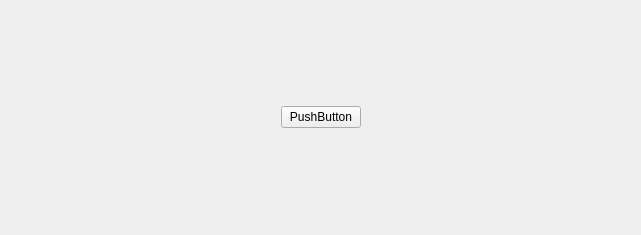
<?xml version="1.0" encoding="UTF-8"?>
<ui version="4.0">
 <class>ButtonGroupClass</class>
 <widget class="QWidget" name="ButtonGroupClass">
  <property name="geometry">
   <rect>
    <x>0</x>
    <y>0</y>
    <width>641</width>
    <height>235</height>
   </rect>
  </property>
  <property name="windowTitle">
   <string>ButtonGroup</string>
  </property>
  <layout class="QVBoxLayout" name="verticalLayout">
   <property name="spacing">
    <number>0</number>
   </property>
   <property name="leftMargin">
    <number>0</number>
   </property>
   <property name="topMargin">
    <number>0</number>
   </property>
   <property name="rightMargin">
    <number>0</number>
   </property>
   <property name="bottomMargin">
    <number>0</number>
   </property>
   <item>
    <widget class="QStackedWidget" name="stackedWidget">
     <property name="currentIndex">
      <number>3</number>
     </property>
     <widget class="QWidget" name="startGamePage">
      <layout class="QHBoxLayout" name="horizontalLayout">
       <item>
        <spacer name="horizontalSpacer">
         <property name="orientation">
          <enum>Qt::Orientation::Horizontal</enum>
         </property>
         <property name="sizeHint" stdset="0">
          <size>
           <width>265</width>
           <height>20</height>
          </size>
         </property>
        </spacer>
       </item>
       <item>
        <widget class="MyButton" name="starGameButton">
         <property name="text">
          <string>PushButton</string>
         </property>
        </widget>
       </item>
       <item>
        <spacer name="horizontalSpacer_2">
         <property name="orientation">
          <enum>Qt::Orientation::Horizontal</enum>
         </property>
         <property name="sizeHint" stdset="0">
          <size>
           <width>265</width>
           <height>20</height>
          </size>
         </property>
        </spacer>
       </item>
      </layout>
     </widget>
     <widget class="QWidget" name="callAndGrabPage">
      <layout class="QHBoxLayout" name="horizontalLayout_4">
       <item>
        <spacer name="horizontalSpacer_8">
         <property name="orientation">
          <enum>Qt::Orientation::Horizontal</enum>
         </property>
         <property name="sizeHint" stdset="0">
          <size>
           <width>117</width>
           <height>20</height>
          </size>
         </property>
        </spacer>
       </item>
       <item>
        <widget class="MyButton" name="refuseLordButton">
         <property name="text">
          <string>PushButton</string>
         </property>
        </widget>
       </item>
       <item>
        <spacer name="horizontalSpacer_9">
         <property name="orientation">
          <enum>Qt::Orientation::Horizontal</enum>
         </property>
         <property name="sizeType">
          <enum>QSizePolicy::Policy::Fixed</enum>
         </property>
         <property name="sizeHint" stdset="0">
          <size>
           <width>10</width>
           <height>20</height>
          </size>
         </property>
        </spacer>
       </item>
       <item>
        <widget class="MyButton" name="oneScoreLordButton">
         <property name="text">
          <string>PushButton</string>
         </property>
        </widget>
       </item>
       <item>
        <spacer name="horizontalSpacer_10">
         <property name="orientation">
          <enum>Qt::Orientation::Horizontal</enum>
         </property>
         <property name="sizeType">
          <enum>QSizePolicy::Policy::Fixed</enum>
         </property>
         <property name="sizeHint" stdset="0">
          <size>
           <width>10</width>
           <height>20</height>
          </size>
         </property>
        </spacer>
       </item>
       <item>
        <widget class="MyButton" name="twoScoreLordButton">
         <property name="text">
          <string>PushButton</string>
         </property>
        </widget>
       </item>
       <item>
        <spacer name="horizontalSpacer_11">
         <property name="orientation">
          <enum>Qt::Orientation::Horizontal</enum>
         </property>
         <property name="sizeType">
          <enum>QSizePolicy::Policy::Fixed</enum>
         </property>
         <property name="sizeHint" stdset="0">
          <size>
           <width>10</width>
           <height>20</height>
          </size>
         </property>
        </spacer>
       </item>
       <item>
        <widget class="MyButton" name="threeScoreLordButton">
         <property name="text">
          <string>PushButton</string>
         </property>
        </widget>
       </item>
       <item>
        <spacer name="horizontalSpacer_12">
         <property name="orientation">
          <enum>Qt::Orientation::Horizontal</enum>
         </property>
         <property name="sizeHint" stdset="0">
          <size>
           <width>116</width>
           <height>20</height>
          </size>
         </property>
        </spacer>
       </item>
      </layout>
     </widget>
     <widget class="QWidget" name="playAndRefusePage">
      <layout class="QHBoxLayout" name="horizontalLayout_3">
       <item>
        <spacer name="horizontalSpacer_6">
         <property name="orientation">
          <enum>Qt::Orientation::Horizontal</enum>
         </property>
         <property name="sizeHint" stdset="0">
          <size>
           <width>210</width>
           <height>20</height>
          </size>
         </property>
        </spacer>
       </item>
       <item>
        <widget class="MyButton" name="playCardsButton">
         <property name="text">
          <string>PushButton</string>
         </property>
        </widget>
       </item>
       <item>
        <spacer name="horizontalSpacer_5">
         <property name="orientation">
          <enum>Qt::Orientation::Horizontal</enum>
         </property>
         <property name="sizeType">
          <enum>QSizePolicy::Policy::Fixed</enum>
         </property>
         <property name="sizeHint" stdset="0">
          <size>
           <width>20</width>
           <height>20</height>
          </size>
         </property>
        </spacer>
       </item>
       <item>
        <widget class="MyButton" name="refuseCardsButton">
         <property name="text">
          <string>PushButton</string>
         </property>
        </widget>
       </item>
       <item>
        <spacer name="horizontalSpacer_7">
         <property name="orientation">
          <enum>Qt::Orientation::Horizontal</enum>
         </property>
         <property name="sizeHint" stdset="0">
          <size>
           <width>210</width>
           <height>20</height>
          </size>
         </property>
        </spacer>
       </item>
      </layout>
     </widget>
     <widget class="QWidget" name="onlyPlayCardsPage">
      <layout class="QHBoxLayout" name="horizontalLayout_2">
       <item>
        <spacer name="horizontalSpacer_3">
         <property name="orientation">
          <enum>Qt::Orientation::Horizontal</enum>
         </property>
         <property name="sizeHint" stdset="0">
          <size>
           <width>265</width>
           <height>20</height>
          </size>
         </property>
        </spacer>
       </item>
       <item>
        <widget class="MyButton" name="onlyPlayCardsButton">
         <property name="text">
          <string>PushButton</string>
         </property>
        </widget>
       </item>
       <item>
        <spacer name="horizontalSpacer_4">
         <property name="orientation">
          <enum>Qt::Orientation::Horizontal</enum>
         </property>
         <property name="sizeHint" stdset="0">
          <size>
           <width>265</width>
           <height>20</height>
          </size>
         </property>
        </spacer>
       </item>
      </layout>
     </widget>
     <widget class="QWidget" name="emptyPage"/>
    </widget>
   </item>
  </layout>
 </widget>
 <layoutdefault spacing="6" margin="11"/>
 <customwidgets>
  <customwidget>
   <class>MyButton</class>
   <extends>QPushButton</extends>
   <header>MyButton.h</header>
  </customwidget>
 </customwidgets>
 <resources/>
 <connections/>
</ui>
